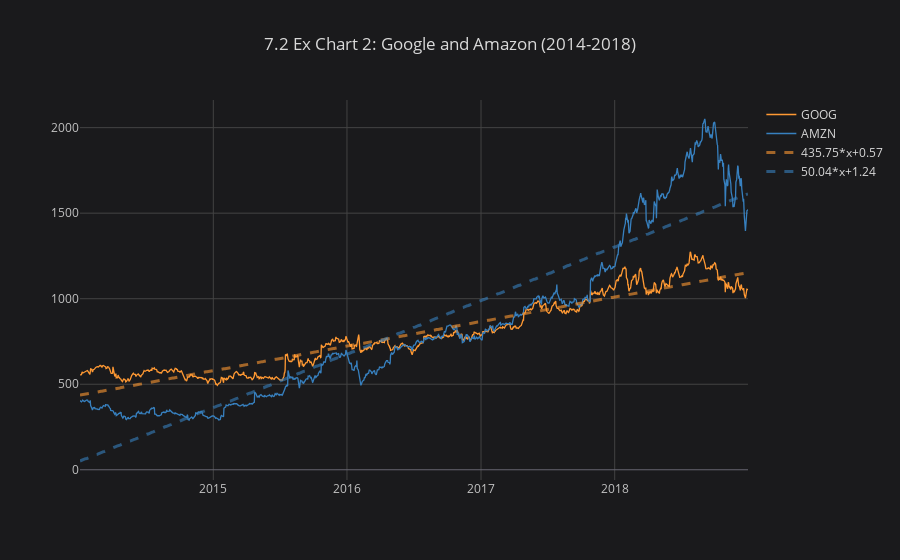

The notebook cell this image was saved under:
### Markdown cell above
# Ex Chart 2  
- Plot **Highs** for Google and Amazon from 2014-2018 (you can start with the **df** dataframe)
  - **Note:  We are peeling out the *High* columns rather than the *Closing* columns**
- Chart Type: Line Chart with Bestfit Lines for both stocks

### Code cell
start = dt.datetime(2014, 1, 1)
end = dt.datetime(2018, 12, 31)
index = ['GOOG', 'AMZN']
df = web.DataReader(index, 'yahoo', start, end)
df_high = df['High']
df_high.head()

df_high[index].iplot(kind='line',
                      bestfit=True,
                    theme='space',
                     title='7.2 Ex Chart 2: Google and Amazon (2014-2018)')

### Figure 1 — Plotly figure (JSON) as saved in the notebook; plotly's stock layout.template omitted (floating-point values rounded to 4 significant figures; data arrays with more than 128 entries replaced by an {"elided": "..."} marker saying what was removed)
{"data": [{"line": {"color": "rgba(255, 153, 51, 1.0)", "dash": "solid", "shape": "linear", "width": 1.3}, "mode": "lines", "name": "GOOG", "text": "", "type": "scatter", "uid": "32061996-f0cb-4d79-913a-1d4e04eaac40", "x": {"elided": "1258 str values"}, "y": {"elided": "1258 float values"}}, {"line": {"color": "rgba(55, 128, 191, 1.0)", "dash": "solid", "shape": "linear", "width": 1.3}, "mode": "lines", "name": "AMZN", "text": "", "type": "scatter", "uid": "b043d9bc-1377-47f8-a769-4279def40590", "x": {"elided": "1258 str values"}, "y": {"elided": "1258 float values"}}, {"line": {"color": "rgba(255, 153, 51, 0.6)", "dash": "dash", "shape": "linear", "width": 3}, "mode": "lines", "name": "435.75*x+0.57", "type": "scatter", "uid": "34b97129-f06a-483d-9653-23316c96526a", "x": {"elided": "1258 str values"}, "y": {"elided": "1258 float values"}}, {"line": {"color": "rgba(55, 128, 191, 0.6)", "dash": "dash", "shape": "linear", "width": 3}, "mode": "lines", "name": "50.04*x+1.24", "type": "scatter", "uid": "390cde0c-a7b9-4c07-8be9-ad794b2d21d9", "x": {"elided": "1258 str values"}, "y": {"elided": "1258 float values"}}], "layout": {"legend": {"bgcolor": "#1A1A1C", "font": {"color": "#D9D9D9"}}, "paper_bgcolor": "#1A1A1C", "plot_bgcolor": "#1A1A1C", "title": {"font": {"color": "#D9D9D9"}, "text": "7.2 Ex Chart 2: Google and Amazon (2014-2018)"}, "xaxis": {"gridcolor": "#434343", "showgrid": true, "tickfont": {"color": "#C2C2C2"}, "title": {"font": {"color": "#D9D9D9"}, "text": ""}, "zerolinecolor": "#666570"}, "yaxis": {"gridcolor": "#434343", "showgrid": true, "tickfont": {"color": "#C2C2C2"}, "title": {"font": {"color": "#D9D9D9"}, "text": ""}, "zerolinecolor": "#666570"}}}
